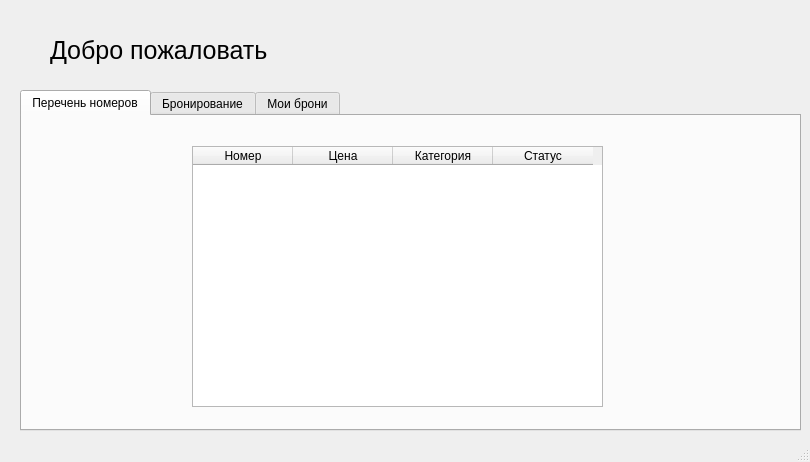
<?xml version="1.0" encoding="UTF-8"?>
<ui version="4.0">
 <class>ClientMainWindow</class>
 <widget class="QMainWindow" name="ClientMainWindow">
  <property name="geometry">
   <rect>
    <x>0</x>
    <y>0</y>
    <width>810</width>
    <height>462</height>
   </rect>
  </property>
  <property name="windowTitle">
   <string>MainWindow</string>
  </property>
  <widget class="QWidget" name="centralwidget">
   <widget class="QLabel" name="HeaderLabel">
    <property name="geometry">
     <rect>
      <x>50</x>
      <y>30</y>
      <width>231</width>
      <height>41</height>
     </rect>
    </property>
    <property name="styleSheet">
     <string notr="true">font-size: 25px;
</string>
    </property>
    <property name="text">
     <string>Добро пожаловать</string>
    </property>
   </widget>
   <widget class="QTabWidget" name="ChooseAction">
    <property name="geometry">
     <rect>
      <x>20</x>
      <y>90</y>
      <width>781</width>
      <height>341</height>
     </rect>
    </property>
    <property name="currentIndex">
     <number>0</number>
    </property>
    <widget class="QWidget" name="SearchNum">
     <attribute name="title">
      <string>Перечень номеров</string>
     </attribute>
     <widget class="QTableWidget" name="NumTable">
      <property name="geometry">
       <rect>
        <x>170</x>
        <y>30</y>
        <width>411</width>
        <height>261</height>
       </rect>
      </property>
      <column>
       <property name="text">
        <string>Номер</string>
       </property>
      </column>
      <column>
       <property name="text">
        <string>Цена</string>
       </property>
      </column>
      <column>
       <property name="text">
        <string>Категория</string>
       </property>
      </column>
      <column>
       <property name="text">
        <string>Статус</string>
       </property>
      </column>
     </widget>
    </widget>
    <widget class="QWidget" name="booking">
     <attribute name="title">
      <string>Бронирование</string>
     </attribute>
     <widget class="QPushButton" name="pushButton">
      <property name="geometry">
       <rect>
        <x>220</x>
        <y>250</y>
        <width>351</width>
        <height>32</height>
       </rect>
      </property>
      <property name="text">
       <string>Забронировать</string>
      </property>
     </widget>
     <widget class="QTextEdit" name="textEdit">
      <property name="geometry">
       <rect>
        <x>60</x>
        <y>110</y>
        <width>181</width>
        <height>31</height>
       </rect>
      </property>
      <property name="styleSheet">
       <string notr="true">border-radius:10px;</string>
      </property>
      <property name="placeholderText">
       <string>Введите ФИО</string>
      </property>
     </widget>
     <widget class="QTextEdit" name="textEdit_2">
      <property name="geometry">
       <rect>
        <x>60</x>
        <y>160</y>
        <width>211</width>
        <height>31</height>
       </rect>
      </property>
      <property name="styleSheet">
       <string notr="true">border-radius:10px;
</string>
      </property>
      <property name="placeholderText">
       <string>Введите паспортные данные</string>
      </property>
     </widget>
     <widget class="QLineEdit" name="lineEdit">
      <property name="geometry">
       <rect>
        <x>60</x>
        <y>40</y>
        <width>231</width>
        <height>31</height>
       </rect>
      </property>
      <property name="styleSheet">
       <string notr="true">border-radius:10px;</string>
      </property>
      <property name="placeholderText">
       <string>Введите понравившийся номер</string>
      </property>
     </widget>
     <widget class="QLineEdit" name="lineEdit_2">
      <property name="geometry">
       <rect>
        <x>390</x>
        <y>40</y>
        <width>301</width>
        <height>31</height>
       </rect>
      </property>
      <property name="styleSheet">
       <string notr="true">border-radius:10px;</string>
      </property>
      <property name="placeholderText">
       <string>Введите дату въезда в формате &quot;ГГ-ММ-ДД&quot;</string>
      </property>
     </widget>
     <widget class="QLineEdit" name="lineEdit_3">
      <property name="geometry">
       <rect>
        <x>390</x>
        <y>100</y>
        <width>301</width>
        <height>31</height>
       </rect>
      </property>
      <property name="styleSheet">
       <string notr="true">border-radius:10px;</string>
      </property>
      <property name="placeholderText">
       <string>Введите дату выезда в формате &quot;ГГ-ММ-ДД&quot;</string>
      </property>
     </widget>
    </widget>
    <widget class="QWidget" name="tab">
     <attribute name="title">
      <string>Мои брони</string>
     </attribute>
     <widget class="QTableWidget" name="tableWidget">
      <property name="geometry">
       <rect>
        <x>170</x>
        <y>20</y>
        <width>421</width>
        <height>271</height>
       </rect>
      </property>
      <column>
       <property name="text">
        <string>Дата въезда</string>
       </property>
      </column>
      <column>
       <property name="text">
        <string>Дата выезда</string>
       </property>
      </column>
      <column>
       <property name="text">
        <string>Номер</string>
       </property>
      </column>
      <column>
       <property name="text">
        <string>Сумма</string>
       </property>
      </column>
     </widget>
    </widget>
   </widget>
  </widget>
  <widget class="QStatusBar" name="statusbar"/>
 </widget>
 <resources/>
 <connections/>
</ui>
